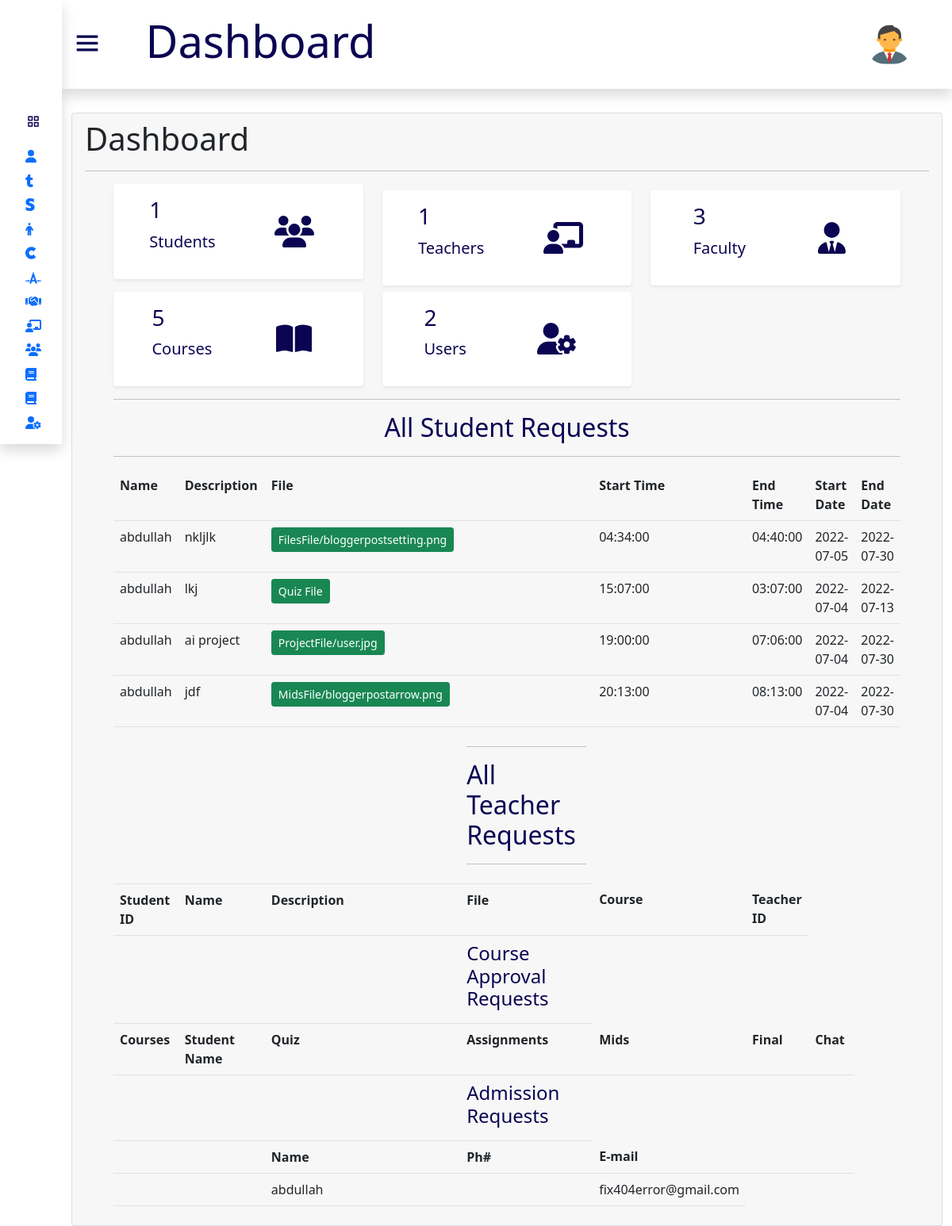
Screenshot of /admin/admin_dashboard.php (signed in) with the database file from the repository.
### tables this page shows
CREATE TABLE `student_xtra_assignment` (
  `id` int(11) NOT NULL,
  `stu_id` int(11) NOT NULL,
  `ass_id` int(11) NOT NULL,
  `course` int(11) NOT NULL,
  `name` varchar(255) NOT NULL,
  `description` text NOT NULL,
  `stu_file` varchar(255) NOT NULL,
  `start_time` time NOT NULL,
  `end_time` time NOT NULL,
  `start_date` date NOT NULL,
  `end_date` date NOT NULL,
  `activity` varchar(255) NOT NULL DEFAULT 'assignment',
  `status` varchar(255) NOT NULL DEFAULT 'pending',
  `date` date NOT NULL,
  `fee` varchar(255) NOT NULL
);

CREATE TABLE `student_xtra_quiz` (
  `id` int(11) NOT NULL,
  `stu_id` int(11) NOT NULL,
  `quiz_id` int(11) NOT NULL,
  `course` varchar(255) NOT NULL,
  `name` varchar(255) NOT NULL,
  `description` text NOT NULL,
  `stu_file` varchar(255) NOT NULL,
  `start_time` time NOT NULL,
  `end_time` time NOT NULL,
  `start_date` date NOT NULL,
  `end_date` date NOT NULL,
  `activity` varchar(255) NOT NULL DEFAULT 'quiz',
  `status` varchar(255) NOT NULL DEFAULT 'pending',
  `date` date NOT NULL,
  `fee` varchar(255) NOT NULL
);

CREATE TABLE `student_xtra_project` (
  `id` int(11) NOT NULL,
  `stu_id` int(11) NOT NULL,
  `project_id` int(11) NOT NULL,
  `course` varchar(255) NOT NULL,
  `name` varchar(255) NOT NULL,
  `description` text NOT NULL,
  `stu_file` varchar(255) NOT NULL,
  `start_time` time NOT NULL,
  `end_time` time NOT NULL,
  `start_date` date NOT NULL,
  `end_date` date NOT NULL,
  `activity` varchar(255) NOT NULL DEFAULT 'project',
  `status` varchar(255) NOT NULL DEFAULT 'pending',
  `date` date NOT NULL,
  `fee` varchar(30) NOT NULL
);

CREATE TABLE `student_xtra_mid` (
  `id` int(11) NOT NULL,
  `stu_id` int(11) NOT NULL,
  `mid_id` int(11) NOT NULL,
  `course` varchar(255) NOT NULL,
  `name` varchar(255) NOT NULL,
  `description` text NOT NULL,
  `stu_file` varchar(255) NOT NULL,
  `start_time` time NOT NULL,
  `end_time` time NOT NULL,
  `start_date` date NOT NULL,
  `end_date` date NOT NULL,
  `activity` varchar(255) NOT NULL DEFAULT 'mids',
  `status` varchar(255) NOT NULL DEFAULT 'pending',
  `date` date NOT NULL,
  `fee` varchar(100) NOT NULL
);

CREATE TABLE `student_sign_up` (
  `id` int(11) NOT NULL,
  `name` varchar(255) NOT NULL,
  `email` varchar(255) NOT NULL,
  `password` varchar(255) NOT NULL,
  `cpassword` varchar(255) NOT NULL,
  `approval` varchar(255) NOT NULL,
  `otp_code` text NOT NULL
);

### admin/admin_dashboard.php (the view, shortened to what the rows shown need)
<?php
include 'header.php';
?>
<body>
<div class="body-section">
<div class="container " style="margin-top:-8px;">
         <div class="card ">
              <div class="card-header border-0">
      <div class="container ">
              <div class="row">
    <section class="content">
      <div class="container-fluid">
            <div class="row">
                <div class="col-md-12">
                    <table class="table">
                        <tr>
                            <h2 class="text-center my-3 fw-normal"  style="color:#0B0452">All Student Requests</h2>
                        </tr>
                        <tr>
                                 <th>Name</th>
                                 <th>Description</th>
                                 <th>File</th>
                                 <th></th>
                                 <th>Start Time</th>
                                 <th>End Time</th>
                                 <th>Start Date</th>
                                 <th>End Date</th>
                        </tr>
                <?php
                                 $query=mysqli_query($conn,"select * from student_xtra_assignment where status='pending'");
                                    if($query){
                                 while($row=mysqli_fetch_assoc($query)){
                                     $course_id=$row['course'];
                                     $sel_course=mysqli_query($conn,"select * from admin_course where id='$course_id'");
                                     $crow=mysqli_fetch_assoc($sel_course);
                                     $course_name=$crow['name'];
                                   ?>
                              <tr>
                                 <td><?php echo $row['name']; ?></td>
                                 <td style="width:200px;"><?php echo $row['description']; ?></td>
                                 <td><a href="../student/<?php echo $row['stu_file']; ?>" download class="btn btn-success btn-sm"><?php echo $row['stu_file']; ?> </a></td>
                                 <td><?php echo $course_name; ?></td>
                                 <td><?php echo $row['start_time']; ?></td>
                                 <td><?php echo $row['end_time']; ?></td>
                                 <td><?php echo $row['start_date']; ?></td>
                                 <td><?php echo $row['end_date']; ?></td>
                              </tr>
                              <?php
                                 }
                                }
                                 ?>
                                 <?php
                                 $query=mysqli_query($conn,"select * from student_xtra_quiz where status='pending'");
                                    if($query){
                                 while($row=mysqli_fetch_assoc($query)){
                                     $course_id=$row['course'];
                                     $sel_course=mysqli_query($conn,"select * from admin_course where id='$course_id'");
                                     $crow=mysqli_fetch_assoc($sel_course);
                                     $course_name=$crow['name'];
                                   ?>
                              <tr>
                                 <td><?php echo $row['name']; ?></td>
                                 <td style="width:200px;"><?php echo $row['description']; ?></td>
                                 <td><a href="../student/<?php echo $row['stu_file']; ?>" download class="btn btn-success btn-sm">Quiz File </a></td>
                                 <td><?php echo $course_name; ?></td>
                                 <td><?php echo $row['start_time']; ?></td>
                                 <td><?php echo $row['end_time']; ?></td>
                                 <td><?php echo $row['start_date']; ?></td>
                                 <td><?php echo $row['end_date']; ?></td>
                              </tr>
                              <?php
                                 }
                              }
                               ?>
                              <?php
                                 $query=mysqli_query($conn,"select * from student_xtra_project where status='pending'");
                                    if($query){
                                 while($row=mysqli_fetch_assoc($query)){
                                     $course_id=$row['course'];
                                     $sel_course=mysqli_query($conn,"select * from admin_course where id='$course_id'");
                                     $crow=mysqli_fetch_assoc($sel_course);
                                     $course_name=$crow['name'];
                                   ?>
                              <tr>
                                 <td><?php echo $row['name']; ?></td>
                                 <td style="width:200px;"><?php echo $row['description']; ?></td>
                                 <td><a href="../student/<?php echo $row['stu_file']; ?>" download class="btn btn-success btn-sm"><?php echo $row['stu_file']; ?> </a></td>
                                 <td><?php echo $course_name; ?></td>
                                 <td><?php echo $row['start_time']; ?></td>
                                 <td><?php echo $row['end_time']; ?></td>
                                 <td><?php echo $row['start_date']; ?></td>
                                 <td><?php echo $row['end_date']; ?></td>
                              </tr>
                              <?php
                                 }
                              }
                              ?>
                               <?php
                                 $query=mysqli_query($conn,"select * from student_xtra_mid where status='pending'");
                                    if($query){
                                 while($row=mysqli_fetch_assoc($query)){
                                     $course_id=$row['course'];
                                     $sel_course=mysqli_query($conn,"select * from admin_course where id='$course_id'");
                                     $crow=mysqli_fetch_assoc($sel_course);
                                     $course_name=$crow['name'];
                                   ?>
                              <tr>
                                 <td><?php echo $row['name']; ?></td>
                                 <td style="width:200px;"><?php echo $row['description']; ?></td>
                                 <td><a href="../student/<?php echo $row['stu_file']; ?>" download class="btn btn-success btn-sm"><?php echo $row['stu_file']; ?> </a></td>
                                 <td><?php echo $course_name; ?></td>
                                 <td><?php echo $row['start_time']; ?></td>
                                 <td><?php echo $row['end_time']; ?></td>
                                 <td><?php echo $row['start_date']; ?></td>
                                 <td><?php echo $row['end_date']; ?></td>
                              </tr>
                              <?php
                                 }
                              }
                              ?>
                              <tr>
                                  <td style="width: 1200px;">
                            <h2 style="color:#0B0452" class="fw-normal">All Teacher Requests</h2>
                            </td>
                        </tr>
                              <tr>
                          <th>Student ID</th>
                          <th>Name</th>
                          <th>Description</th>
                          <th>File</th>
                          <th>Course</th>
                          <th>Teacher ID</th>
                     </tr>
                              <tr>
                               <th>Courses</th>
                               <th>Student Name</th>
                               <th>Quiz</th>
                               <th>Assignments</th>
                               <th>Mids</th>
                               <th>Final</th>
                               <th>Chat</th>
                            </tr>
                                <tr>
                                    <th></th>
                                    <th></th>
                                    <th>Name</th>
                                    <th>Ph#</th>
                                    <th>E-mail</th>
                                    <th></th>
                                    <th></th>
                                </tr>
                                <?php
                                  $query=mysqli_query($conn,"select * from student_sign_up where approval='pending' ");
                                  while($row=mysqli_fetch_assoc($query)){
                                    ?>
                                  <tr>
                                      <td></td>
                                      <td></td>
                                         <td><?php echo $row['name']; ?></td>
                                         <td><?php echo $row['mobile']; ?></td>
                                         <td><?php echo $row['email']; ?></td>
                                  </tr>
                                  <?php
                                  }
                                  ?>
                                 </table>
                </div>
            </div>
              </div>
            </div>
              </div>
            </div>
            </div>
        </div>
    </div>
</body>
</html>

### rows the page displays
student_xtra_assignment: name "abdullah", description "nkljlk", stu_file "FilesFile/bloggerpostsetting.png", start_time "04:34:00", end_time "04:40:00", start_date "2022-07-05", end_date "2022-07-30"
student_xtra_quiz: name "abdullah", description "lkj", start_time "15:07:00", end_time "03:07:00", start_date "2022-07-04", end_date "2022-07-13"
student_xtra_project: name "abdullah", description "ai project", stu_file "ProjectFile/user.jpg", start_time "19:00:00", end_time "07:06:00", start_date "2022-07-04", end_date "2022-07-30"
student_xtra_mid: name "abdullah", description "jdf", stu_file "MidsFile/bloggerpostarrow.png", start_time "20:13:00", end_time "08:13:00", start_date "2022-07-04", end_date "2022-07-30"
student_sign_up: name "abdullah", email "fix404error@gmail.com"

### other values shown
$row "1"
$row "3"
$row "5"
$row "2"
